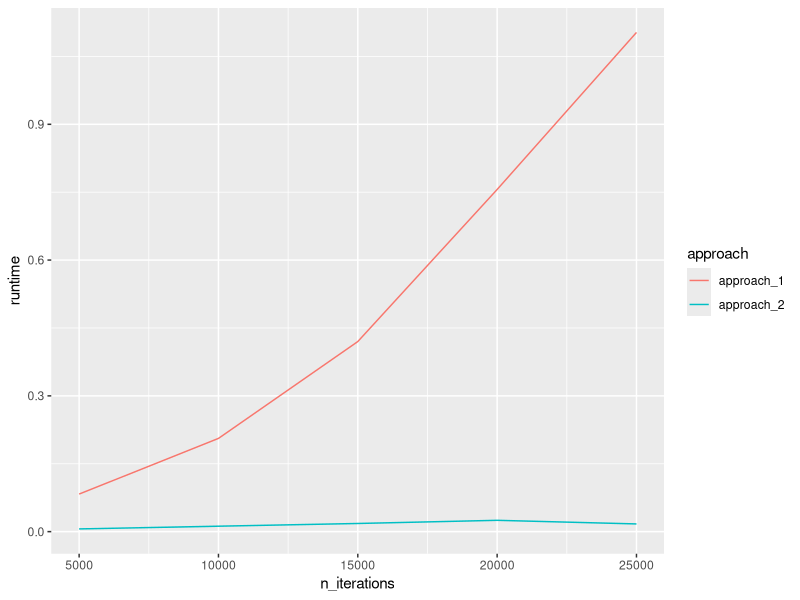
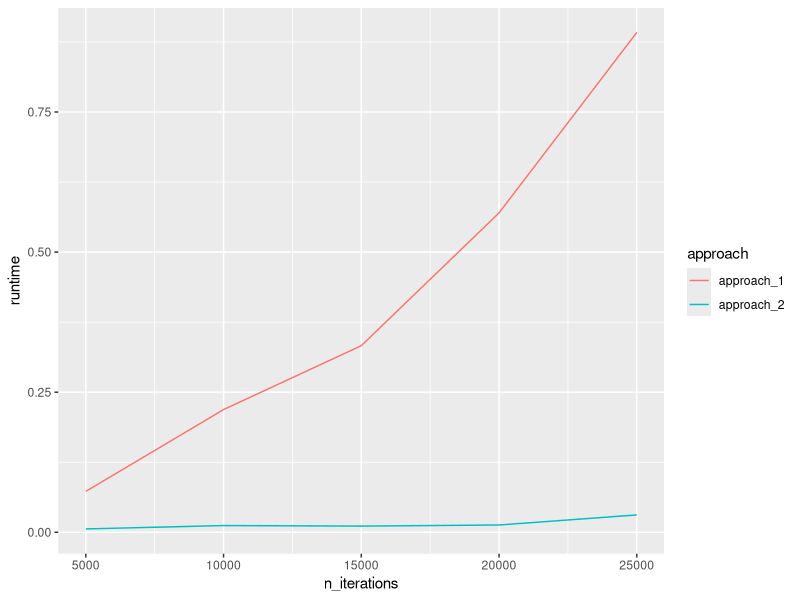

Source code (R) for these figures, in order:
## ---- chunk 1
knitr::opts_chunk$set(warning = FALSE, message = FALSE)
## ---- chunk 2
library(tidyverse)
## ---- chunk 3
fruits <- list("apple", "mango", "peach")

for (x in fruits) {
  print(paste("I like", x))
}
## ---- chunk 4
  x <- 1:50
  y <- 51:100
  z <- NULL
for (i in 1:length(x)){
  z <- c(z, x[i] + y[i])
}
z
## ---- chunk 5
n_iterations <- (1:5)*5000
approach_1 <- vector("double", length(n_iterations))
approach_2 <- vector("double", length(n_iterations))

for (i in 1:length(n_iterations)){
  n <- n_iterations[i]
  vector_of_1 <- NULL
  approach_1[i] <- system.time(
    for (j in 1:n){
      vector_of_1 <- c(vector_of_1, 1)
    }
  )[3]
  vector_of_1 <- vector(mode = "double", length=n)
  approach_2[i] <- system.time(
    for (j in 1:n){
      vector_of_1[j] <- 1
    }
  )[3]
}

tibble(n_iterations, approach_1, approach_2) |>
  pivot_longer(2:3, names_to = "approach", values_to = "runtime") |>
  ggplot(aes(x=n_iterations, y=runtime, color=approach)) +
  geom_line()

###

n_iterations <- (1:5)*5000
approach_1 <- vector("double", length(n_iterations))
approach_2 <- vector("double", length(n_iterations))

for (i in 1:length(n_iterations)){
  n <- n_iterations[i]
  vector_of_1 <- NULL
  approach_1[i] <- system.time(
    for (j in 1:n){
      vector_of_1 <- c(vector_of_1, 1)
    }
  )[3]
  vector_of_1 <- vector(mode = "double", length=n)
  approach_2[i] <- system.time(
    for (j in 1:n){
      vector_of_1[j] <- 1
    }
  )[3]
}

tibble(n_iterations, approach_1, approach_2) |>
  pivot_longer(2:3, names_to = "approach", values_to = "runtime") |>
  ggplot(aes(x=n_iterations, y=runtime, color=approach)) +
  geom_line()
## ---- chunk 6
for (i in 1:5) {
  print(i)
}
## ---- chunk 7
set <- c(letters, " ", ",", "!")
x <- 1
n <- 1000
for (x in 1:n){
  if(x == 1){
    current_letter <- sample(LETTERS, 1)
    monkey <- current_letter
  } else {
    if(last_letter == "!" & x != n){
      current_letter <- str_c(" ", sample(LETTERS, 1))
    } else if(last_letter == "," & x != n){
      current_letter <- str_c(" ", sample(letters, 1))
    } else if(last_letter %in% c(",", "!") & x == n){
      current_letter <- " "
    } else if(last_letter == " "){
      current_letter <- sample(letters, 1)
    } else if (str_count(last_letter) == 2){
      current_letter <- ""
    } else {
      current_letter <- sample(set, 1)
    }
    monkey <- str_c(monkey, current_letter)
  }
  last_letter <- current_letter
}
## ---- chunk 8
set<-c(letters, " ", ",", "!")
i=1
n=1000
set.seed(24)
while(i<=n){
  if(i==1){
    current_letter <- sample(LETTERS, 1)
    meticulous_hysterical_monkey <- current_letter
  } else if(i==n-2){
    if(last_letter == "!"){
      current_letter <- paste0(" ", sample(LETTERS, 1))
      i <- i+1
    } else if(last_letter == ","){
      current_letter <- paste0(" ", sample(letters, 1))
      i <- i+1
    } else if(last_letter == " "){
      current_letter <- sample(letters, 1)
    } else {
      current_letter <- sample(c(letters, " "), 1)
    }
    meticulous_hysterical_monkey <- paste0(meticulous_hysterical_monkey, current_letter)
  } else if(i==n-1){
    current_letter <- sample(letters, 1)
    meticulous_hysterical_monkey <- paste0(meticulous_hysterical_monkey, current_letter)
  } else if (i==n) {
    current_letter <- "!"
    meticulous_hysterical_monkey <- paste0(meticulous_hysterical_monkey, current_letter)
  } else {
    if(last_letter == "!"){
      current_letter <- paste0(" ", sample(LETTERS, 1))
      i <- i+1
    } else if(last_letter == ","){
      current_letter <- paste0(" ", sample(letters, 1))
      i <- i+1
    } else if(last_letter == " "){
      current_letter <- sample(letters, 1)
    } else {
      current_letter <- sample(set, 1)
    }
    meticulous_hysterical_monkey <- paste0(meticulous_hysterical_monkey, current_letter)
  }
  last_letter <- current_letter
  i <- i+1
}
